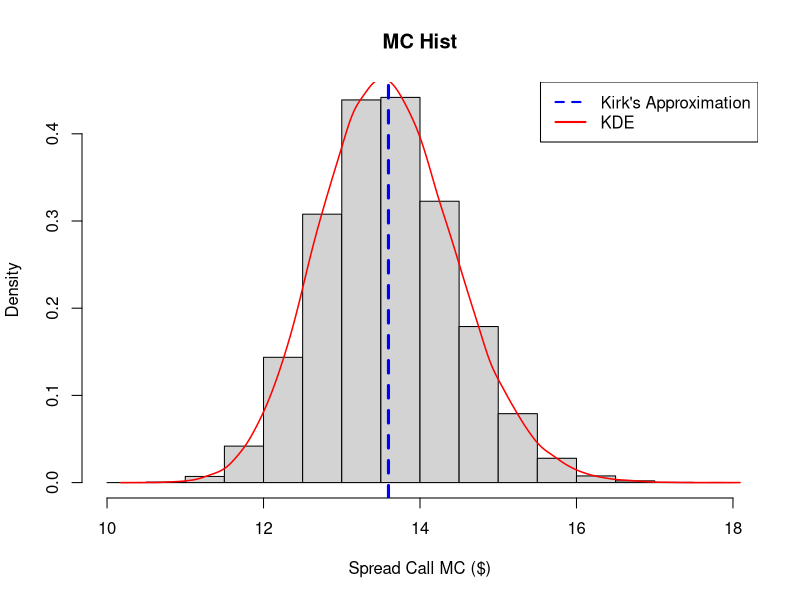

This chart was generated by the following R code:


# Initialization ----------------------------------------------------------

if (1) {
    # 
    setwd('~/Documents/0_ongoing/fe5222_project2/')
    # 
    library(plyr)
    library(tidyverse)
    library(doParallel)
    library(ggplot2)
    # 
    set.seed(2020)
}


# Spread Call & Kirk's Approximation --------------------------------------

Spread_Call <- function (
    S_0_1 = 100, S_0_2 = 90, sigma_1 = .2, sigma_2 = .2, rho = .4, 
    Strike = 1, rf = .08, mT = 1, 
    flag_AV = F, n = 10000, seed = 2020
) {
    #' Spread Call Monte Carlo Pricing
    #'
    #' @param S_0_1     Spot price of Stock 1
    #' @param S_0_2     Spot price of Stock 2
    #' @param sigma_1   Vol of Stock 1
    #' @param sigma_2   Vol of Stock 2
    #' @param rho       instantaneous Correlation
    #' @param Strike 
    #' @param rf        risk free rate
    #' @param mT        Time to Maturity
    #' @param flag_AV   indicator to use Antithetic Variates
    #' @param n         Number of paths
    #' @param seed      random seed to reproduce
    #'
    set.seed(seed)
    # Generate for the terminal only, since the payoff is not path-dependent
    VarCov <- matrix(c(sigma_1^2, rep(rho * sigma_1 * sigma_2, 2), sigma_2^2),
                     nrow = 2, byrow = T)
    if (flag_AV) {
        temp <- MASS::mvrnorm(n = round(n/2), 
                              mu = rep(0, 2), Sigma = VarCov)
        temp <- rbind(temp, - temp)
    } else {
        temp <- MASS::mvrnorm(n = n, 
                              mu = rep(0, 2), Sigma = VarCov)
    }
    # stddev modification is embedded in the above VarCov
    seq_S_T_1 <- S_0_1 * exp(
        (rf - .5 * sigma_1 ^ 2) * mT + sqrt(mT) * temp[, 1] # * sigma_1
    )
    seq_S_T_2 <- S_0_2 * exp(
        (rf - .5 * sigma_2 ^ 2) * mT + sqrt(mT) * temp[, 2] # * sigma_1
    )
    # 
    seq_Payoff <- pmax(seq_S_T_1 - seq_S_T_2 - Strike, 0)
    Value <- mean(seq_Payoff) * exp(- rf * mT)
    return(Value)
}


Spread_Call_Kirk <- function (
    S_0_1 = 100, S_0_2 = 90, sigma_1 = .2, sigma_2 = .2, rho = .4, 
    Strike = 1, rf = .08, mT = 1
) {
    temp <- S_0_2/(S_0_2 + Strike * exp(- rf * mT))
    sigma <- sqrt(
        sigma_1^2 + sigma_2^2 * temp^2 - 2 * rho * sigma_1 * sigma_2 * temp
    )
    temp <- temp / S_0_2 * S_0_1
    d_1 <- log(temp) / (sigma * sqrt(mT)) + .5 * sigma * sqrt(mT)
    d_2 <- d_1 - sigma * sqrt(mT)
    temp <- S_0_1 / temp
    Value <- S_0_1 * pnorm(d_1) - temp * pnorm(d_2)
    return(Value)
}

if (1) {
    # Histogram example
    seq_temp <- seq_len(100000) %>% sapply(
        FUN = function(iter_temp){Spread_Call(seed = iter_temp, 
                                              flag_AV = T, n = 100)})
    hist(seq_temp, breaks = 17, probability = T, main = 'MC Hist', xlab = 'Spread Call MC ($)')
    lines(density(seq_temp, bw = 'SJ'), col = 'red', lwd = 1.5)
    abline(v = Spread_Call_Kirk(), col = 'blue', lwd = 3, lty = 2)
    legend('topright', legend = c('Kirk\'s Approximation' , 'KDE'), 
           col = c('blue', 'red'), lty = c(2, 1), lwd = 2)
}



# Grid Comparison for pricing parameters ----------------------------------

if (1) {
    temp_seq <- paste0('seq_', c('Spot_Diff', 'Strike', 'sigma', 'r', 'mT'))
    temp_seq %>% print()
    combn(length(temp_seq), 2)
    # pricing parameters
    seq_Spot <- 1:20 * 10
    seq_Strike <- 1:20 * 10
    seq_sigma <- 1:20 / 40
    seq_r <- 1:20 / 200
    seq_mT <- 1:20 / 10
}


